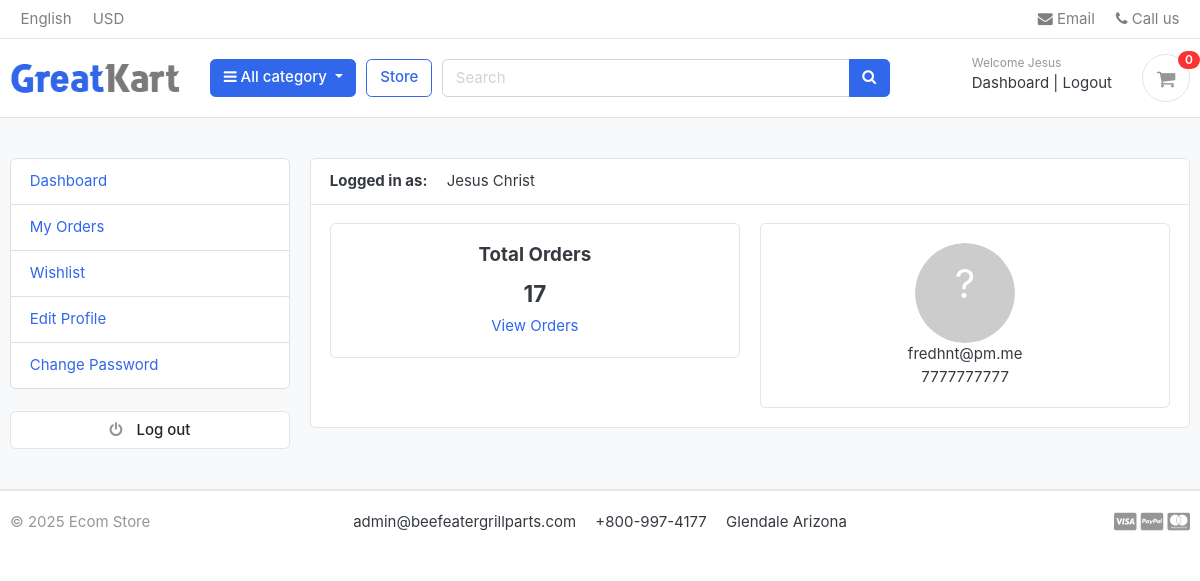
The app's page /accounts/dashboard/ (signed in) with its own data.
### accounts/models.py (models this page shows, shortened)
class Account(AbstractUser):
    first_name = models.CharField(max_length=50)
    last_name = models.CharField(max_length=50)
    username = models.CharField(max_length=50, unique=True)
    email = models.EmailField(max_length=100, unique=True)
    phone_number = models.CharField(max_length=50)
    date_joined = models.DateTimeField(auto_now_add=True)
    last_login = models.DateTimeField(auto_now_add=True)
    is_admin = models.BooleanField(default=False)
    is_staff = models.BooleanField(default=False)
    is_active = models.BooleanField(default=False)
    is_superadmin = models.BooleanField(default=False)
    USERNAME_FIELD = 'email'
    REQUIRED_FIELDS = ['username', 'first_name', 'last_name']
    objects = MyAccountManager()
    def full_name(self):
        return f'{self.first_name} {self.last_name}'

### accounts/views.py (the view)
# urls.py: path('dashboard/', views.dashboard, name='dashboard'),
@login_required(login_url='login')
def dashboard(request):
    orders = Order.objects.filter(
        user=request.user
    ).exclude(
        status="New"   # hide only uninitiated orders
    ).order_by('-created_at')
    orders_count = orders.count()
    try:
        userprofile = UserProfile.objects.get(user=request.user.id)
    except UserProfile.DoesNotExist:
        userprofile = UserProfile.objects.create(user=request.user)
    context = {
        'orders': orders,          # 👉 add this so template can loop them
        'orders_count': orders_count,
        'userprofile': userprofile,
    }
    return render(request, 'accounts/dashboard.html', context)

### carts/context_processors.py (called while the page is built)
def counter(request):
    cart_count = 0
    if 'admin' in request.path:
        return {}
    else:
        try:
            cart = Cart.objects.filter(cart_id= _cart_id(request))
            if request.user.is_authenticated:
                cart_items = CartItem.objects.all().filter(user=request.user)
            else:
                cart_items = CartItem.objects.all().filter(cart=cart[:1])
            for cart_item in cart_items:
                cart_count += cart_item.quantity
        except Cart.DoesNotExist:
            cart_count = 0
    return dict(cart_count=cart_count)

### carts/utils.py (called while the page is built)
def _cart_id(request):
    cart_id = request.session.get('cart_id')
    if not cart_id:
        cart_id = str(uuid.uuid4())
        request.session['cart_id'] = cart_id
        request.session.modified = True
    return cart_id

### category/context_processors.py (called while the page is built)
def menu_links(request):
    from category.models import Category
    links = Category.objects.all()
    return dict(links=links)

### category/models.py (called while the page is built)
    def get_url(self):
        return reverse('store:products_by_category', args=[self.slug])

### store/context_processors.py (called while the page is built)
def recently_viewed(request):
    viewed_ids = request.session.get('viewed_products', [])
    recently_viewed = Product.objects.filter(id__in=viewed_ids, is_available=True).order_by('-modified_date')[:5]  # Limit to 5, match session order if possible
    ordered_products = sorted(recently_viewed, key=lambda p: viewed_ids.index(p.id) if p.id in viewed_ids else len(viewed_ids))
    return {'recently_viewed': ordered_products}

### templates/accounts/dashboard.html (shortened to what this page needs)
{% extends 'base.html' %}
{% block content %}
<section class="section-conten padding-y bg">
<div class="container">
	<div class="row">
	{% include 'includes/dashboard_sidebar.html' %}
	<main class="col-md-9">
		<article class="card">
		<header class="card-header">
			<strong class="d-inline-block mr-3">Logged in as:</strong>
			<span>{{ user.full_name }}</span>
		</header>
		<div class="card-body">
			<div class="row">
			<div class="col-md-6">
				<div class="card" style="text-align:center;">
					<div class="card-body">
						<h5 class="card-title">Total Orders</h5>
						<h4>{{ orders_count }}</h4>
						<a href="{% url 'my_orders' %}">View Orders</a>
					</div>
				</div>
			</div>
			<div class="col-md-6">
				<div class="card" style="text-align:center;">
					<div class="card-body">
						{% if userprofile.profile_picture %}
						<img src="{{ userprofile.profile_picture.url}}" alt="User Profile Picture" width="50" height="50" style="border-radius:50%">
						{% else %}
							<svg width="100" height="100" viewBox="0 0 100 100" style="border-radius: 50%;">
								<circle cx="50" cy="50" r="50" fill="#ccc" />
								<text x="50" y="55" font-size="40" text-anchor="middle" fill="#fff">?</text>
							</svg>
						{% endif %}
						<p class="mb-0">{{ user.email }}</p>
						<p>{{ user.phone_number }}</p>
					</div>
				</div>
			</div>
			</div>
		</div>
		</article>
	</main>
</div>
</div>
</section>
{% endblock %}

### templates/includes/navbar.html (shortened to what this page needs)
{% load static %}
<header class="section-header">
    <nav class="navbar p-md-0 navbar-expand-sm navbar-light border-bottom">
        <div class="container">
            <div class="collapse navbar-collapse" id="navbarTop4">
                <ul class="navbar-nav mr-auto">
                    <li class="nav-item dropdown">
                        <a href="#" class="nav-link"> English </a>
                    </li>
                    <li class="nav-item dropdown">
                        <a href="#" class="nav-link"> USD </a>
                    </li>
                </ul>
                <ul class="navbar-nav">
                    <li><a href="#" class="nav-link"> <i class="fa fa-envelope"></i> Email </a></li>
                    <li><a href="#" class="nav-link"> <i class="fa fa-phone"></i> Call us </a></li>
                </ul>
            </div>
        </div>
    </nav>
    <section class="header-main border-bottom">
        <div class="container">
            <div class="row align-items-center">
                <div class="col-lg-2 col-md-3 col-6">
                    <a href="{% url 'home' %}" class="brand-wrap">
                        <img class="logo" src="{% static './images/logo.png' %}">
                    </a>
                </div>
                <div class="col-lg col-sm col-md col-6 flex-grow-0">
                    <div class="category-wrap dropdown d-inline-block float-right">
                        <button type="button" class="btn btn-primary dropdown-toggle" data-toggle="dropdown">
                            <i class="fa fa-bars"></i> All category
                        </button>
                    </div>
                </div>
                <a href="{% url 'store:store' %}" class="btn btn-outline-primary">Store</a>
                <div class="col-lg col-md-6 col-sm-12 col">
                    <form action="{% url 'store:search' %}" class="search" method="GET">
                        <div class="input-group w-100">
                            <input type="text" class="form-control" style="width:60%;" placeholder="Search" name="keyword">
                            <div class="input-group-append">
                                <button class="btn btn-primary" type="submit">
                                    <i class="fa fa-search"></i>
                                </button>
                            </div>
                        </div>
                    </form>
                </div>
                <div class="col-lg-3 col-sm-6 col-8 order-2 order-lg-3">
                    <div class="d-flex justify-content-end mb-3 mb-lg-0">
                        {% if user.id is None %}
                            <div class="widget-header">
                                <small class="title text-muted">Welcome guest!</small>
                                <div>
                                    <a href="{% url 'login' %}">Sign in</a>
                                    <span class="dark-transp"> | </span>
                                    <a href="{% url 'register' %}"> Register</a>
                                </div>
                            </div>
                        {% else %}
                            <div class="widget-header">
                                <small class="title text-muted">Welcome {{user.first_name}}</small>
                                <div>
                                    <a href="{% url 'dashboard' %}">Dashboard</a>
                                    <span class="dark-transp"> | </span>
                                    <a href="{% url 'logout' %}"> Logout</a>
                                </div>
                            </div>
                        {% endif %}
                        <a href="{% url 'cart' %}" class="widget-header pl-3 ml-3">
                            <div class="icon icon-sm rounded-circle border"><i class="fa fa-shopping-cart"></i></div>
                            <span class="badge badge-pill badge-danger notify">{{ cart_count }}</span>
                        </a>
                    </div>
                </div>
            </div>
        </div>
    </section>
</header>

### static/css/ui.css (style rules this page uses)
html { font-family: "Inter", sans-serif; font-size: 15px; }
.icon-xs, .icon-sm, .icon-md, .icon-lg { display: inline-block; text-align: center; flex-shrink: 0; flex-grow: 0; }
.icon-sm { width: 48px; height: 48px; line-height: 48px !important; font-size: 20px; }
.padding-y { padding-top: 40px; padding-bottom: 40px; }
article:after, .form-group:after { display: block; clear: both; content: ""; }
.bg { background-color: #f8f9fa; }
p:last-child { margin-bottom: 0; }
.header-main { position: relative; padding-top: 1rem; padding-bottom: 1rem; }
.brand-wrap .logo, .navbar-brand .logo { margin-right: 7px; max-height: 42px; display: inline-block; }
.widget-header { display: inline-block; vertical-align: middle; position: relative; }
.widget-header a { color: #343a40; }
.widget-header i { color: #969696; }
.widget-header .title { display: block; }
.widget-header .notify { position: absolute; top: -3px; right: -10px; }
.notify { position: absolute; top: -4px; right: -10px; display: inline-block; padding: 0.25em 0.6em; font-size: 12px; line-height: 1; text-align: center; border-radius: 3rem; color: #fff; background-color: #fa3434; }

### templates/base.html (style rules this page uses)
body { padding-top: 0; }

### records on screen
Account: first_name "Jesus", full_name "Jesus Christ", email "fredhnt@pm.me", phone_number "7777777777"

### other values on screen
{{ cart_count }} "0"
{{ orders_count }} "17"
